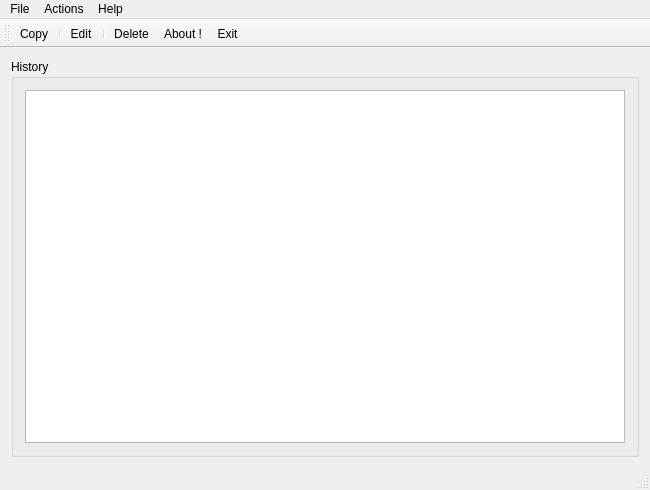
<?xml version="1.0" encoding="UTF-8"?>
<ui version="4.0">
 <class>MainWindow</class>
 <widget class="QMainWindow" name="MainWindow">
  <property name="geometry">
   <rect>
    <x>0</x>
    <y>0</y>
    <width>650</width>
    <height>490</height>
   </rect>
  </property>
  <property name="minimumSize">
   <size>
    <width>650</width>
    <height>490</height>
   </size>
  </property>
  <property name="maximumSize">
   <size>
    <width>650</width>
    <height>490</height>
   </size>
  </property>
  <property name="windowTitle">
   <string>clippy</string>
  </property>
  <property name="styleSheet">
   <string notr="true"/>
  </property>
  <widget class="QWidget" name="centralWidget">
   <layout class="QVBoxLayout" name="verticalLayout">
    <item>
     <widget class="QGroupBox" name="groupBox">
      <property name="styleSheet">
       <string notr="true"/>
      </property>
      <property name="title">
       <string>History</string>
      </property>
      <layout class="QVBoxLayout" name="verticalLayout_2">
       <item>
        <widget class="QListWidget" name="listWidget">
         <property name="styleSheet">
          <string notr="true"/>
         </property>
        </widget>
       </item>
      </layout>
     </widget>
    </item>
   </layout>
  </widget>
  <widget class="QMenuBar" name="menuBar">
   <property name="geometry">
    <rect>
     <x>0</x>
     <y>0</y>
     <width>650</width>
     <height>21</height>
    </rect>
   </property>
   <widget class="QMenu" name="menuFile">
    <property name="title">
     <string>File</string>
    </property>
    <addaction name="actionPrint"/>
    <addaction name="separator"/>
    <addaction name="actionExit"/>
   </widget>
   <widget class="QMenu" name="menuEdit">
    <property name="title">
     <string>Actions</string>
    </property>
    <addaction name="actionCopy"/>
    <addaction name="separator"/>
    <addaction name="actionEdit"/>
    <addaction name="separator"/>
    <addaction name="actionDelete"/>
   </widget>
   <widget class="QMenu" name="menuHelp">
    <property name="title">
     <string>Help</string>
    </property>
    <addaction name="actionAbout"/>
   </widget>
   <addaction name="menuFile"/>
   <addaction name="menuEdit"/>
   <addaction name="menuHelp"/>
  </widget>
  <widget class="QStatusBar" name="statusBar"/>
  <widget class="QToolBar" name="mainToolBar">
   <property name="windowTitle">
    <string>clippy</string>
   </property>
   <attribute name="toolBarArea">
    <enum>TopToolBarArea</enum>
   </attribute>
   <attribute name="toolBarBreak">
    <bool>false</bool>
   </attribute>
   <addaction name="actionCopy"/>
   <addaction name="separator"/>
   <addaction name="actionEdit"/>
   <addaction name="separator"/>
   <addaction name="actionDelete"/>
   <addaction name="actionAbout"/>
   <addaction name="actionExit"/>
  </widget>
  <action name="actionAbout">
   <property name="icon">
    <iconset resource="iresource.qrc">
     <normaloff>:/ir/Tool_icons/tw.mobileapp.qrcode.banner.png</normaloff>:/ir/Tool_icons/tw.mobileapp.qrcode.banner.png</iconset>
   </property>
   <property name="text">
    <string>About !</string>
   </property>
  </action>
  <action name="actionPrint">
   <property name="icon">
    <iconset resource="iresource.qrc">
     <normaloff>:/ir/Tool_icons/very-basic-print-icon.png</normaloff>:/ir/Tool_icons/very-basic-print-icon.png</iconset>
   </property>
   <property name="text">
    <string>Print</string>
   </property>
  </action>
  <action name="actionExit">
   <property name="icon">
    <iconset resource="iresource.qrc">
     <normaloff>:/ir/Tool_icons/exit.png</normaloff>:/ir/Tool_icons/exit.png</iconset>
   </property>
   <property name="text">
    <string>Exit</string>
   </property>
  </action>
  <action name="actionCopy">
   <property name="icon">
    <iconset resource="iresource.qrc">
     <normaloff>:/ir/Tool_icons/copy.png</normaloff>:/ir/Tool_icons/copy.png</iconset>
   </property>
   <property name="text">
    <string>Copy</string>
   </property>
  </action>
  <action name="actionEdit">
   <property name="icon">
    <iconset resource="iresource.qrc">
     <normaloff>:/ir/Tool_icons/icon-training.png</normaloff>:/ir/Tool_icons/icon-training.png</iconset>
   </property>
   <property name="text">
    <string>Edit</string>
   </property>
   <property name="shortcut">
    <string>Ctrl+E</string>
   </property>
  </action>
  <action name="actionDelete">
   <property name="icon">
    <iconset resource="iresource.qrc">
     <normaloff>:/ir/Tool_icons/Delete_Icon.png</normaloff>:/ir/Tool_icons/Delete_Icon.png</iconset>
   </property>
   <property name="text">
    <string>Delete</string>
   </property>
  </action>
 </widget>
 <layoutdefault spacing="6" margin="11"/>
 <resources>
  <include location="iresource.qrc"/>
 </resources>
 <connections/>
</ui>
